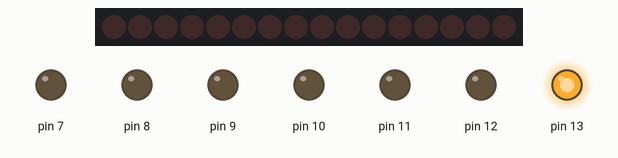
A sketch run on a simulated Arduino Uno, built with avr-gcc and run on an emulated ATmega328P. On the bench: 16 shift-register outputs drawn as a row of LEDs (first output left, lit = HIGH), output pins drawn as LEDs (lit = HIGH). Pins used as bus, display or sensor lines are not drawn.

Above: at 0.1 s.
Timing chart, 0 to 1.6 s (numbered marks = the images above):
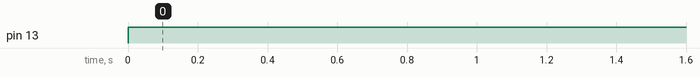

Measured:
- by itself, pin 13: LOW → HIGH at 0.00 s

The sketch:

tetrisTestLedMatrix.ino
```cpp
unsigned char latchPin = 4;
unsigned char clockPin = 3;
unsigned char dataPin = 2;
unsigned char rowPin = 6;

void setup() {
  // put your setup code here, to run once:
  pinMode(latchPin, OUTPUT);
  pinMode(clockPin, OUTPUT);
  pinMode(dataPin, OUTPUT);


  int i;
  for (i = 0; i < 8; i++)
    pinMode(rowPin + i, OUTPUT);

//    pinMode(10, OUTPUT);

}

void loop() {

//  for (int i = 6; i < 14; ++i)
//  {
    digitalWrite(latchPin, LOW);

    shiftOut(dataPin, clockPin, LSBFIRST, 0);
    shiftOut(dataPin, clockPin, LSBFIRST, 0);


    digitalWrite(latchPin, HIGH);

  //  digitalWrite(i - 1, LOW);

    digitalWrite(13, HIGH);
    delay(2000);
//  }
//  digitalWrite(13, LOW);

}
```
